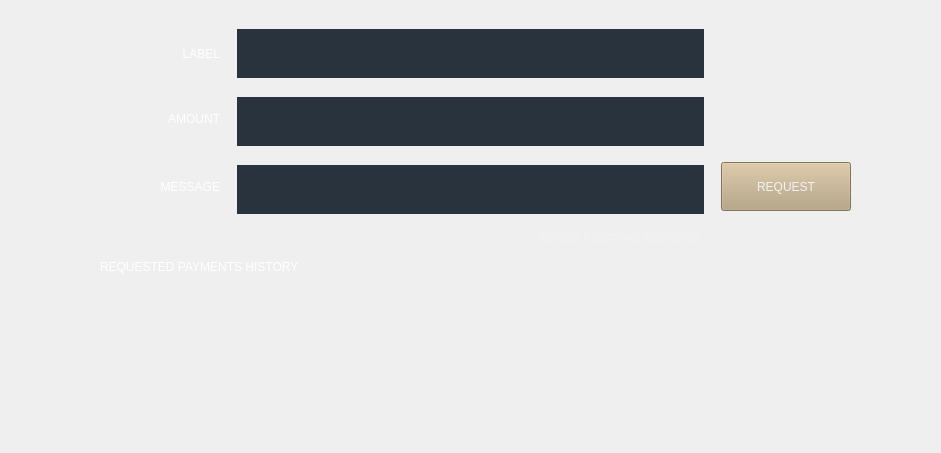
<?xml version="1.0" encoding="UTF-8"?>
<ui version="4.0">
 <class>receive</class>
 <widget class="QWidget" name="receive">
  <property name="geometry">
   <rect>
    <x>0</x>
    <y>0</y>
    <width>941</width>
    <height>453</height>
   </rect>
  </property>
  <property name="windowTitle">
   <string>Form</string>
  </property>
  <property name="styleSheet">
   <string notr="true">QCheckBox::indicator:checked  {image: url(:/icon/check_white.png);}  QCheckBox::indicator:unchecked  { image: url(:/icon/uncheck.png);  }
QCheckBox::indicator{width: 23px;height:23px;}</string>
  </property>
  <layout class="QVBoxLayout" name="verticalLayout">
   <property name="spacing">
    <number>0</number>
   </property>
   <property name="leftMargin">
    <number>0</number>
   </property>
   <property name="topMargin">
    <number>29</number>
   </property>
   <property name="rightMargin">
    <number>0</number>
   </property>
   <property name="bottomMargin">
    <number>0</number>
   </property>
   <item>
    <layout class="QHBoxLayout" name="horizontalLayout">
     <item>
      <spacer name="horizontalSpacer">
       <property name="orientation">
        <enum>Qt::Horizontal</enum>
       </property>
       <property name="sizeHint" stdset="0">
        <size>
         <width>40</width>
         <height>20</height>
        </size>
       </property>
      </spacer>
     </item>
     <item>
      <layout class="QGridLayout" name="gridLayout">
       <property name="horizontalSpacing">
        <number>17</number>
       </property>
       <property name="verticalSpacing">
        <number>14</number>
       </property>
       <item row="1" column="0">
        <widget class="QLabel" name="label_amount">
         <property name="sizePolicy">
          <sizepolicy hsizetype="Fixed" vsizetype="Fixed">
           <horstretch>0</horstretch>
           <verstretch>0</verstretch>
          </sizepolicy>
         </property>
         <property name="minimumSize">
          <size>
           <width>130</width>
           <height>18</height>
          </size>
         </property>
         <property name="maximumSize">
          <size>
           <width>130</width>
           <height>18</height>
          </size>
         </property>
         <property name="styleSheet">
          <string notr="true">background-color: transparent;
color: #ffffff;</string>
         </property>
         <property name="text">
          <string>AMOUNT</string>
         </property>
         <property name="alignment">
          <set>Qt::AlignRight|Qt::AlignTrailing|Qt::AlignVCenter</set>
         </property>
        </widget>
       </item>
       <item row="2" column="0">
        <widget class="QLabel" name="label_message">
         <property name="sizePolicy">
          <sizepolicy hsizetype="Fixed" vsizetype="Fixed">
           <horstretch>0</horstretch>
           <verstretch>0</verstretch>
          </sizepolicy>
         </property>
         <property name="minimumSize">
          <size>
           <width>130</width>
           <height>18</height>
          </size>
         </property>
         <property name="maximumSize">
          <size>
           <width>130</width>
           <height>18</height>
          </size>
         </property>
         <property name="styleSheet">
          <string notr="true">background-color: transparent;
color: #ffffff;</string>
         </property>
         <property name="text">
          <string>MESSAGE</string>
         </property>
         <property name="alignment">
          <set>Qt::AlignRight|Qt::AlignTrailing|Qt::AlignVCenter</set>
         </property>
        </widget>
       </item>
       <item row="0" column="0">
        <widget class="QLabel" name="label_label">
         <property name="sizePolicy">
          <sizepolicy hsizetype="Fixed" vsizetype="Fixed">
           <horstretch>0</horstretch>
           <verstretch>0</verstretch>
          </sizepolicy>
         </property>
         <property name="minimumSize">
          <size>
           <width>130</width>
           <height>49</height>
          </size>
         </property>
         <property name="maximumSize">
          <size>
           <width>130</width>
           <height>49</height>
          </size>
         </property>
         <property name="styleSheet">
          <string notr="true">background-color: transparent;
color: #ffffff;</string>
         </property>
         <property name="text">
          <string>LABEL</string>
         </property>
         <property name="alignment">
          <set>Qt::AlignRight|Qt::AlignTrailing|Qt::AlignVCenter</set>
         </property>
        </widget>
       </item>
       <item row="2" column="2">
        <widget class="QPushButton" name="button_request">
         <property name="sizePolicy">
          <sizepolicy hsizetype="Fixed" vsizetype="Fixed">
           <horstretch>0</horstretch>
           <verstretch>0</verstretch>
          </sizepolicy>
         </property>
         <property name="minimumSize">
          <size>
           <width>130</width>
           <height>49</height>
          </size>
         </property>
         <property name="maximumSize">
          <size>
           <width>130</width>
           <height>49</height>
          </size>
         </property>
         <property name="styleSheet">
          <string notr="true">background-color: #b6a27e;
color: #f2f2f2;</string>
         </property>
         <property name="text">
          <string>REQUEST</string>
         </property>
        </widget>
       </item>
       <item row="3" column="1">
        <layout class="QHBoxLayout" name="horizontalLayout_2">
         <property name="spacing">
          <number>7</number>
         </property>
         <item>
          <spacer name="horizontalSpacer_3">
           <property name="orientation">
            <enum>Qt::Horizontal</enum>
           </property>
           <property name="sizeHint" stdset="0">
            <size>
             <width>40</width>
             <height>13</height>
            </size>
           </property>
          </spacer>
         </item>
         <item>
          <widget class="QCheckBox" name="check_resuse_address">
           <property name="sizePolicy">
            <sizepolicy hsizetype="Fixed" vsizetype="Fixed">
             <horstretch>0</horstretch>
             <verstretch>0</verstretch>
            </sizepolicy>
           </property>
           <property name="minimumSize">
            <size>
             <width>23</width>
             <height>23</height>
            </size>
           </property>
           <property name="maximumSize">
            <size>
             <width>23</width>
             <height>23</height>
            </size>
           </property>
           <property name="styleSheet">
            <string notr="true">background-color: transparent</string>
           </property>
           <property name="text">
            <string/>
           </property>
           <property name="iconSize">
            <size>
             <width>23</width>
             <height>23</height>
            </size>
           </property>
          </widget>
         </item>
         <item>
          <widget class="QLabel" name="label_reuse_address">
           <property name="sizePolicy">
            <sizepolicy hsizetype="Preferred" vsizetype="Fixed">
             <horstretch>0</horstretch>
             <verstretch>18</verstretch>
            </sizepolicy>
           </property>
           <property name="minimumSize">
            <size>
             <width>0</width>
             <height>18</height>
            </size>
           </property>
           <property name="maximumSize">
            <size>
             <width>16777215</width>
             <height>18</height>
            </size>
           </property>
           <property name="styleSheet">
            <string notr="true">color: #f2f2f2;
background-color: transparent;</string>
           </property>
           <property name="text">
            <string>REUSE EXISTING ADDRESS </string>
           </property>
          </widget>
         </item>
        </layout>
       </item>
       <item row="0" column="1">
        <widget class="QWidget" name="widget_label" native="true">
         <property name="sizePolicy">
          <sizepolicy hsizetype="Fixed" vsizetype="Fixed">
           <horstretch>0</horstretch>
           <verstretch>0</verstretch>
          </sizepolicy>
         </property>
         <property name="minimumSize">
          <size>
           <width>467</width>
           <height>49</height>
          </size>
         </property>
         <property name="maximumSize">
          <size>
           <width>467</width>
           <height>49</height>
          </size>
         </property>
         <property name="styleSheet">
          <string notr="true">background-color: #29333d;</string>
         </property>
        </widget>
       </item>
       <item row="1" column="2">
        <layout class="QVBoxLayout" name="verticalLayout_3"/>
       </item>
       <item row="1" column="1">
        <layout class="QVBoxLayout" name="verticalLayout_4">
         <property name="spacing">
          <number>0</number>
         </property>
         <property name="topMargin">
          <number>5</number>
         </property>
         <property name="bottomMargin">
          <number>0</number>
         </property>
         <item>
          <widget class="QLineEdit" name="edit_amount_value">
           <property name="sizePolicy">
            <sizepolicy hsizetype="Fixed" vsizetype="Fixed">
             <horstretch>0</horstretch>
             <verstretch>0</verstretch>
            </sizepolicy>
           </property>
           <property name="minimumSize">
            <size>
             <width>467</width>
             <height>49</height>
            </size>
           </property>
           <property name="maximumSize">
            <size>
             <width>467</width>
             <height>49</height>
            </size>
           </property>
           <property name="styleSheet">
            <string notr="true">background-color:#29333d;
color: #ffdfb5;</string>
           </property>
           <property name="frame">
            <bool>false</bool>
           </property>
          </widget>
         </item>
        </layout>
       </item>
       <item row="2" column="1">
        <layout class="QVBoxLayout" name="verticalLayout_5">
         <property name="spacing">
          <number>0</number>
         </property>
         <property name="topMargin">
          <number>5</number>
         </property>
         <item>
          <widget class="QLineEdit" name="edit_message_value">
           <property name="sizePolicy">
            <sizepolicy hsizetype="Fixed" vsizetype="Fixed">
             <horstretch>46</horstretch>
             <verstretch>49</verstretch>
            </sizepolicy>
           </property>
           <property name="minimumSize">
            <size>
             <width>467</width>
             <height>49</height>
            </size>
           </property>
           <property name="styleSheet">
            <string notr="true">background-color: #29333d;
color: #ffdfb5;</string>
           </property>
           <property name="frame">
            <bool>false</bool>
           </property>
          </widget>
         </item>
        </layout>
       </item>
      </layout>
     </item>
     <item>
      <spacer name="horizontalSpacer_2">
       <property name="orientation">
        <enum>Qt::Horizontal</enum>
       </property>
       <property name="sizeHint" stdset="0">
        <size>
         <width>40</width>
         <height>20</height>
        </size>
       </property>
      </spacer>
     </item>
    </layout>
   </item>
   <item>
    <layout class="QVBoxLayout" name="verticalLayout_2">
     <property name="spacing">
      <number>0</number>
     </property>
     <property name="topMargin">
      <number>9</number>
     </property>
     <property name="bottomMargin">
      <number>20</number>
     </property>
     <item>
      <widget class="QLabel" name="label_table_title">
       <property name="sizePolicy">
        <sizepolicy hsizetype="Preferred" vsizetype="Fixed">
         <horstretch>0</horstretch>
         <verstretch>0</verstretch>
        </sizepolicy>
       </property>
       <property name="styleSheet">
        <string notr="true">background-color: transparent;
padding-left: 97px;
color: #ffffff;
padding-bottom: 11px;</string>
       </property>
       <property name="text">
        <string>REQUESTED PAYMENTS HISTORY</string>
       </property>
      </widget>
     </item>
     <item>
      <layout class="QHBoxLayout" name="horizontalLayout_3">
       <item>
        <widget class="QWidget" name="widget_table" native="true">
         <property name="sizePolicy">
          <sizepolicy hsizetype="Preferred" vsizetype="Preferred">
           <horstretch>0</horstretch>
           <verstretch>0</verstretch>
          </sizepolicy>
         </property>
         <property name="minimumSize">
          <size>
           <width>0</width>
           <height>0</height>
          </size>
         </property>
         <property name="styleSheet">
          <string notr="true">background-color: blue;</string>
         </property>
        </widget>
       </item>
      </layout>
     </item>
     <item>
      <spacer name="verticalSpacer">
       <property name="orientation">
        <enum>Qt::Vertical</enum>
       </property>
       <property name="sizeHint" stdset="0">
        <size>
         <width>20</width>
         <height>40</height>
        </size>
       </property>
      </spacer>
     </item>
    </layout>
   </item>
  </layout>
 </widget>
 <resources/>
 <connections/>
</ui>
